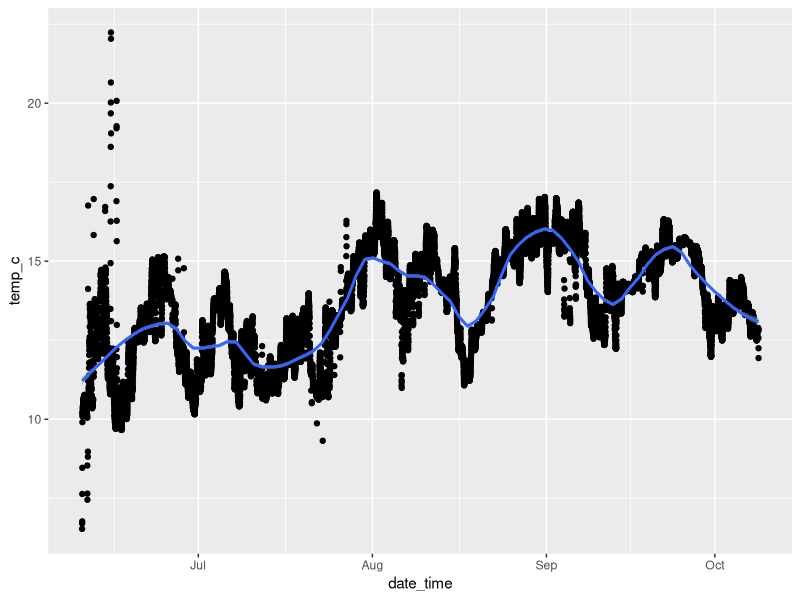
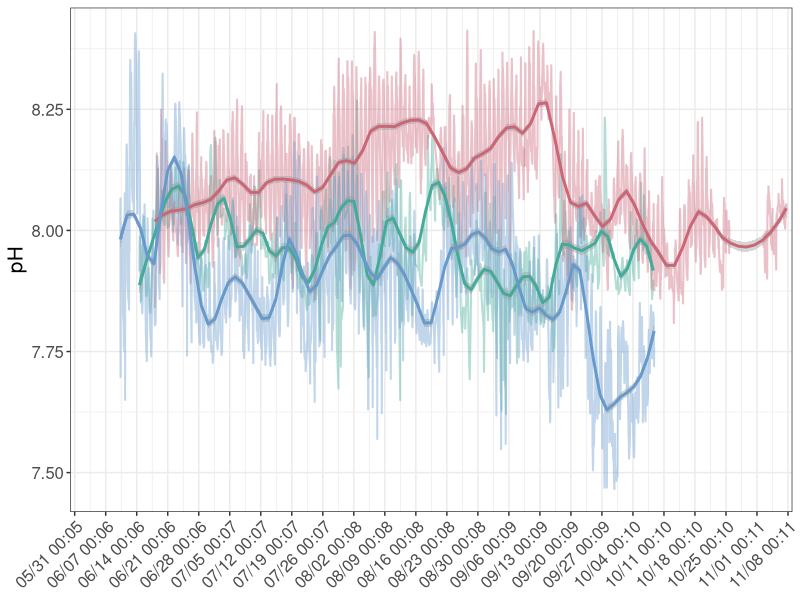
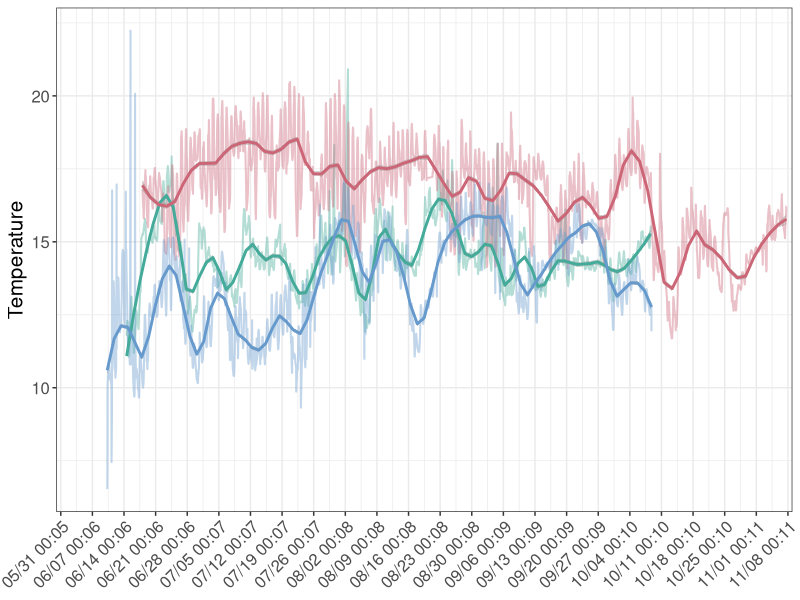
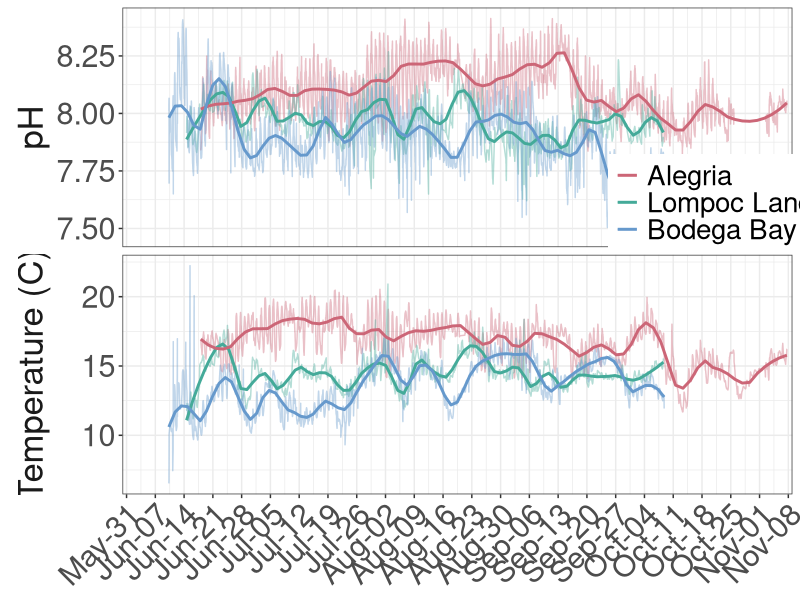
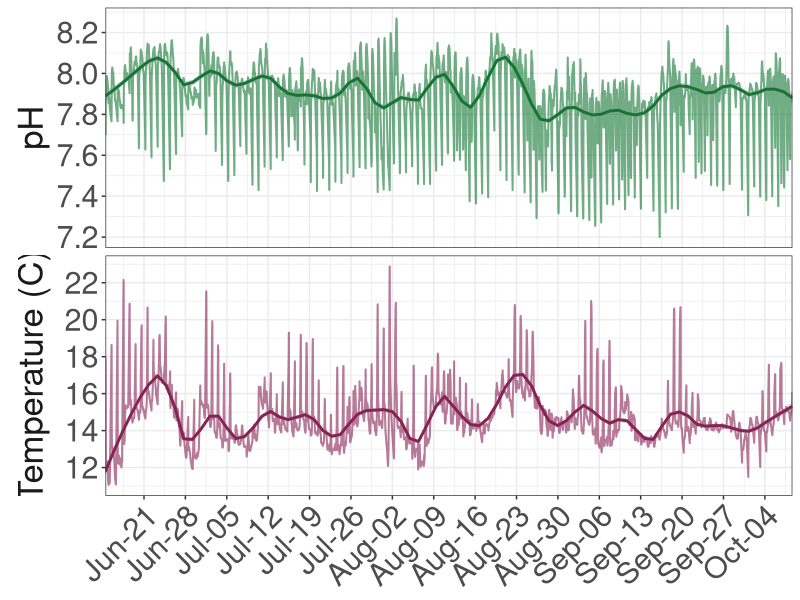
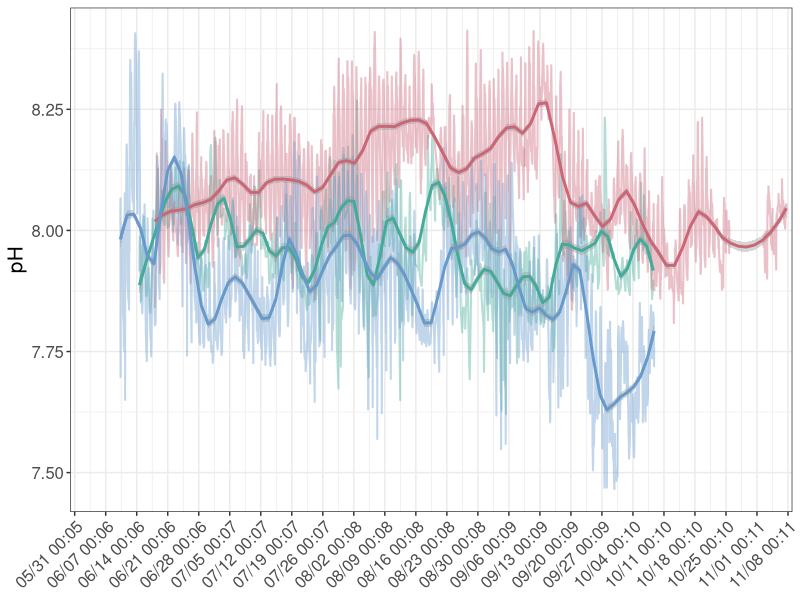
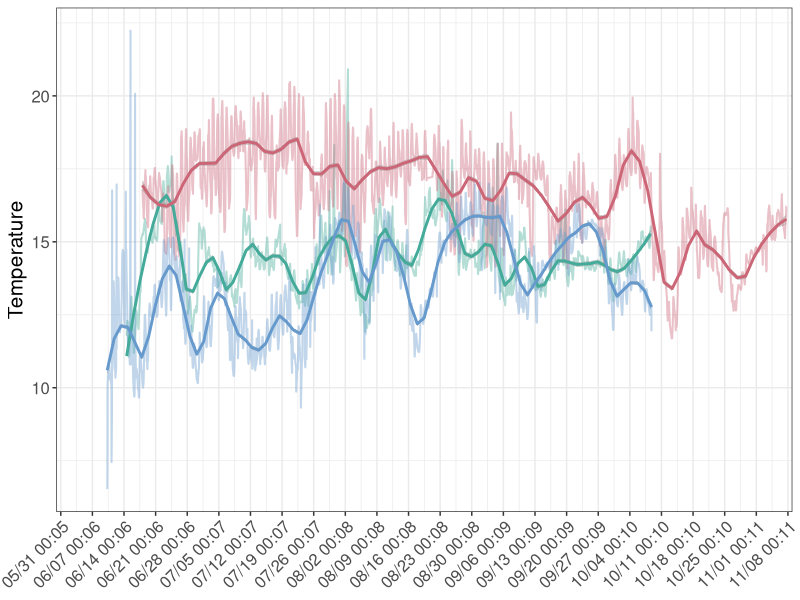
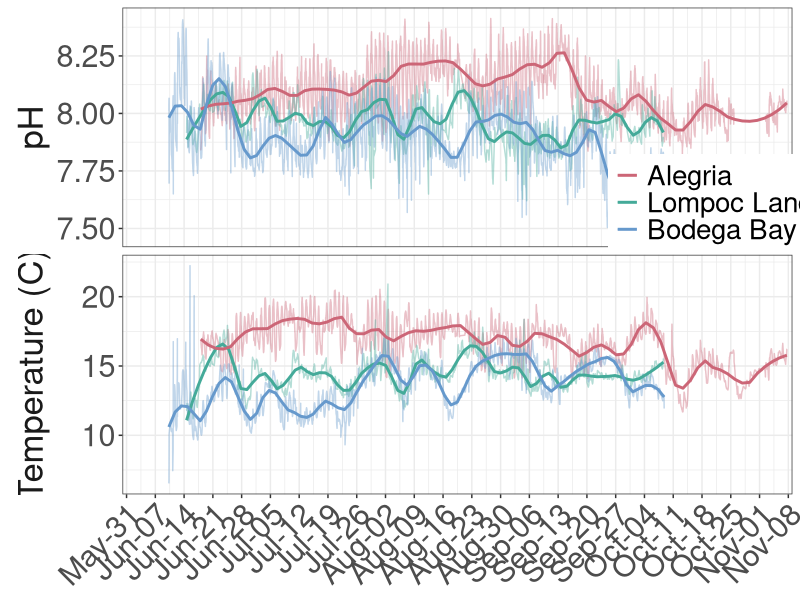

Source code (R) for these figures, in order:
## ---- chunk 1
knitr::opts_chunk$set(echo = TRUE,
                      messages = FALSE, 
                      error = FALSE,
                      warning = FALSE)

library(tidyverse)
library(here)
library(lubridate)
library(scales) #for plotting time series data
## ---- chunk 2
raw <- read_csv(here("data","sensors", "ph_clean.csv")) %>%
  mutate(temp_c=ifelse(is.na(temp_c==TRUE), temp_durafet_c, temp_c)) #use durafet temp values as "TEMP" values, until I recover HOBO from Alegria

alg <- raw %>%
  filter(site=="Alegria")

lol <- raw %>%
  filter(site=="Lompoc Landing")

bml <- raw %>%
  filter(site=="Bodega Bay")
## ---- chunk 3
ggplot(bml, aes(x=date_time, y=temp_c)) +
  geom_point() +
  geom_smooth(method="loess", span=0.2) #span 0.3 looks similar to method="gam"
## ---- chunk 4
#set order for sites
raw$site <- factor(raw$site, levels=c("Lompoc Landing","Alegria","Bodega Bay"))

#set custom color for sites
pal <- c(
  "Alegria" = "#CC6677",
  "Lompoc Landing" = "#44AA99",
  "Bodega Bay" = "#6699CC"
)

#Set x axis limits
lims <- as.POSIXct(strptime(c("2021-05-30 00:00:00", "2021-11-08 23:45:00"), 
                   format = "%Y-%m-%d %H:%M:%S"))

#Run this for pH
ggplot(raw, aes(x=date_time, y=p_h, group=site)) +
  geom_line(aes(color=site), size=0.7, alpha=0.4) +
  scale_color_manual(values = pal) + #color lines by custom site color palette
  geom_smooth(aes(color=site), method="loess", span=0.1) +
  scale_x_datetime(breaks = scales::date_breaks("1 week"), 
                   labels = date_format("%m/%d %H:%m"),
                   limits = lims,
                   expand = c(0, 0)) +
  #xlab("Date and time") +
  ylab("pH") +
  theme_bw() +
  theme(axis.text.x=element_text(angle=45, vjust = 1, hjust=1, size=12),
        #element_text(angle=45, vjust = 1, hjust=1, size=12),
        axis.title.x=element_blank(),
        #element_text(size=15),
        axis.text.y=element_text(size=12),
        #axis.ticks.x=element_blank(),
        axis.title.y=element_text(size=15),
        legend.position = "none")

ggsave(here("figures", "sensors", "smooth_ph.png"), height=20, width=40, units="cm")

#Run this for temperature
ggplot(raw, aes(x=date_time, y=temp_c, group=site)) +
  geom_line(aes(color=site), size=0.7, alpha=0.4) +
  scale_color_manual(values = pal) + #color lines by custom site color palette
  geom_smooth(aes(color=site), method="loess", span=0.1) + 
  scale_x_datetime(breaks = scales::date_breaks("1 week"), 
                   labels = date_format("%m/%d %H:%m"),
                   limits=lims,
                   expand = c(0, 0)) +
  #xlab("Date and time") +
  ylab("Temperature") +
  theme_bw() +
  theme(axis.text.x=element_text(angle=45, vjust = 1, hjust=1, size=12),
        #element_text(angle=45, vjust = 1, hjust=1, size=12),
        axis.title.x=element_blank(),
        #element_text(size=15),
        axis.text.y=element_text(size=12),
        #axis.ticks.x=element_blank(),
        axis.title.y=element_text(size=15),
        legend.position = "none")

ggsave(here("figures", "sensors", "smooth_temp.png"), height=20, width=40, units="cm")
## ---- chunk 5
raw_combine <- raw %>%
  select(site, date_time, temp_c, p_h) %>%
  pivot_longer(cols=temp_c:p_h,
               names_to = "group",
               values_to = "value")

ggplot(raw_combine, aes(x=date_time, y=value, group=group, color=site)) +
  #geom_line(aes(color=site), size=0.7, alpha=0.2) +
  geom_line(aes(x=date_time, y=value, group=group), data = . %>% filter((site %in% c("Alegria"))), alpha=0.4) + #plot only ALG line
  geom_line(aes(x=date_time, y=value, group=group), data = . %>% filter((site %in% c("Lompoc Landing"))), alpha=0.4) + #plot only LOL
  geom_line(aes(x=date_time, y=value, group=group), data = . %>% filter((site %in% c("Bodega Bay"))), alpha=0.4) + #plot only BML
  geom_smooth(aes(group=site), method="loess", span=0.1, se=FALSE) + 
  scale_color_manual(values = pal) + #color lines by custom site color palette
  #geom_point(aes(color=group), size=0.5) +
  scale_x_datetime(breaks = date_breaks("1 week"),
                   labels = date_format("%b-%d"),
                   limits = lims,
                   # limits = as.POSIXct(strptime(c("2021-06-20 07:00",
                   #                                "2021-10-08 07:00"),
                   #                              format = "%Y-%m-%d %H:%M")),
                    # c(as.POSIXct("2021-06-14 00:07:30"),as.POSIXct("2021-10-08 00:07:00")),
                     expand = c(0, 0)) + 
  facet_grid(group ~ ., #facet wrap to create one panel for pH and one for temp
             scales = "free_y",
             switch="both",
             labeller = as_labeller(c(temp_c = "Temperature (C)", p_h = "pH"))) + #customize strip labels
  xlab("Date and time") +
  ylab(NULL) + #remove "Value" from Y axis label
  theme_bw() +
  theme(axis.text.x=element_text(angle=45, vjust = 1, hjust=1, size=22),
        #axis.title.x=element_text(size=25),
        axis.title.x=element_blank(),
        axis.text.y=element_text(size=22),
        legend.text=element_text(size=20),
        legend.title = element_blank(),
        #element_text(size=25),
        legend.position = c(0.91,0.60), #customize legend position on plot (bottom right)
        #legend.position = c(0.92,0.95) #put legend on top right of plot
        #legend.key.size = unit(4,"line"),
        #legend.key.height = unit(1,"cm"),
        strip.background = element_blank(), #remove strip background from facet_grid
        strip.text.y = element_text(size = 25),
        strip.placement = "outside") + #place the strip outside of the plot
  guides(colour = guide_legend(override.aes = list(size=5))) #make the legend line wider, for easier viewing

ggsave(here("figures", "sensors", "smooth_all.png"), height=20, width=40, units="cm")
## ---- chunk 6
#Read in LOL data
lol_all <- read_csv(here("data","sensors", "lol_all.csv"))

lol_prep <- lol_all %>%
  select(date_time, temp_c, p_h) %>%
  pivot_longer(cols=temp_c:p_h,
               names_to = "group",
               values_to = "value")

count <- 1
breaks_fun <- function(x) {
  count <<- count + 1L
  switch(
    count,
    c(7.2, 7.6, 8.0, 8.6),
    c(5, 10, 15, 20),
  )
}

ggplot(lol_prep, aes(x=date_time, y=value, group=group)) +
  geom_line(aes(color=group), size=0.7, alpha=0.6) +
  geom_smooth(aes(group=group, color=group), method="loess", span=0.1) + 
  scale_color_manual(values = c("#117733", "#882255")) + #color lines by custom site color palette
  scale_x_datetime(breaks = date_breaks("1 week"),
                   labels = date_format("%b-%d"), #b makes month label June and not 06
                   expand = c(0, 0)) + 
  facet_grid(group ~ ., #facet wrap to create one panel for pH and one for temp
             scales = "free",
             switch="both",
             labeller = as_labeller(c(temp_c = "Temperature (C)", p_h = "pH"))) + #customize strip labels
  xlab("Date and time") +
  ylab(NULL) + #remove "Value" from Y axis label
  scale_y_continuous(breaks = scales::pretty_breaks(6)) +
  theme_bw() +
  theme(axis.text.x=element_text(angle=45, vjust = 1, hjust=1, size=22),
        axis.title.x=element_blank(),
        axis.text.y=element_text(size=22),
        legend.position = "none",
        strip.background = element_blank(), #remove strip background from facet_grid
        strip.text.y = element_text(size = 25),
        strip.placement = "outside") + #place the strip outside of the plot
  guides(colour = guide_legend(override.aes = list(size=5))) #make the legend line wider, for easier viewing

ggsave(here("figures", "sensors", "smooth_lol.png"), height=20, width=40, units="cm")
